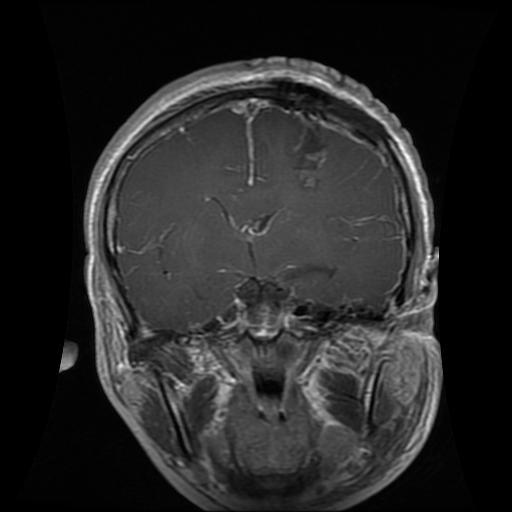
#> input picture dataset/raw/Training/glioma/Tr-gl_107.jpg, 512 x 512 px; its folder holds only this picture in this run
$ jupyter execute 02_eda.ipynb
#> lines starting #> are read from the running program, lines starting #| are printed output that depends on the picture
# Exploratory Data Analysis
Inspect class balance, sample images, and image dimensions.

[cell 1]
import os
import cv2
import numpy as np
import pandas as pd
import matplotlib.pyplot as plt

[cell 2]
import cv2
print(cv2.__version__)

[cell 3]
import os

train_path = "dataset/raw/Training"

for cls in os.listdir(train_path):
    print(cls, len(os.listdir(os.path.join(train_path, cls))))

[cell 4]
import os

print(os.getcwd())

[cell 5]
import os

print(os.listdir(".."))

[cell 6]
train_path = "../dataset/raw/Training"

[cell 7]
import os

print(os.path.exists(train_path))

[cell 8]
import os

train_path = "../dataset/raw/Training"

for cls in os.listdir(train_path):
    class_path = os.path.join(train_path, cls)

    if os.path.isdir(class_path):
        print(f"{cls}: {len(os.listdir(class_path))} images")

[cell 9]
import os
from PIL import Image
import matplotlib.pyplot as plt

train_path = "../dataset/raw/Training"

classes = os.listdir(train_path)

plt.figure(figsize=(12, 8))

for i, cls in enumerate(classes[:4]):
    img_name = os.listdir(os.path.join(train_path, cls))[0]

    img_path = os.path.join(train_path, cls, img_name)

    img = Image.open(img_path)
#> img is the input picture: PIL image 512x512 RGB; min 0, max 255, mean 39.1

    plt.subplot(2, 2, i + 1)
    plt.imshow(img)
    plt.title(cls)
    plt.axis("off")

plt.tight_layout()
plt.show()
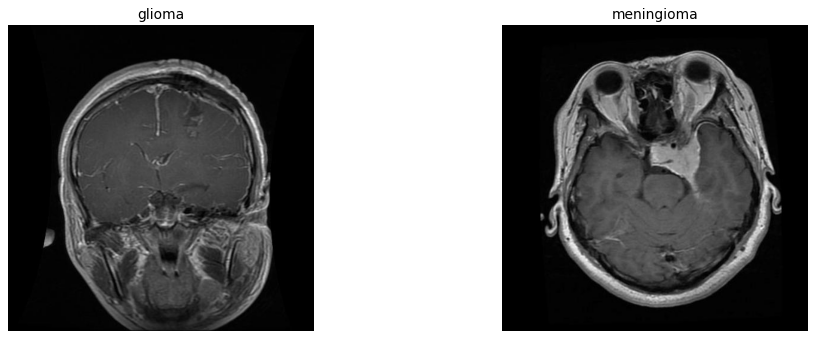
#> figure drawn by matplotlib, 2 panels

[cell 10]
import os
import matplotlib.pyplot as plt

train_path = "../dataset/raw/Training"

classes = []
counts = []

for cls in os.listdir(train_path):
    class_path = os.path.join(train_path, cls)

    if os.path.isdir(class_path):
        classes.append(cls)
        counts.append(len(os.listdir(class_path)))

plt.figure(figsize=(8,5))
plt.bar(classes, counts)
plt.title("Class Distribution")
plt.xlabel("Classes")
plt.ylabel("Number of Images")
plt.show()
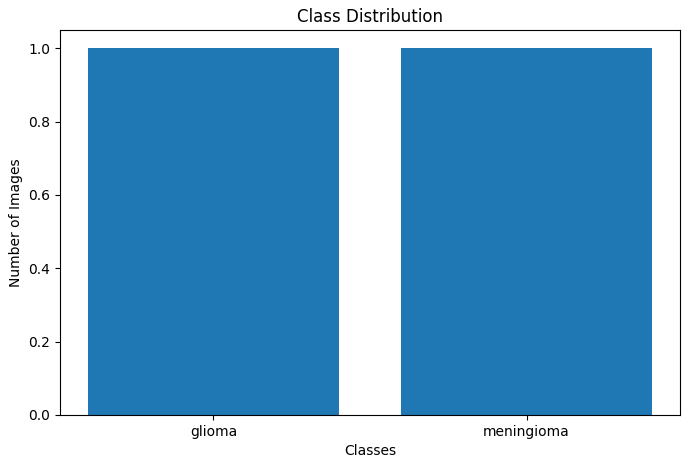
#> figure drawn by matplotlib, 1 panel

[cell 11]
# Check image dimensions
import os
from PIL import Image

train_path = "../dataset/raw/Training"

sizes = []

for cls in os.listdir(train_path):
    class_path = os.path.join(train_path, cls)

    for img_name in os.listdir(class_path)[:100]:
        img_path = os.path.join(class_path, img_name)

        img = Image.open(img_path)
        sizes.append(img.size)

print("Unique image sizes:")
print(set(sizes))
#| {(512, 512)}
